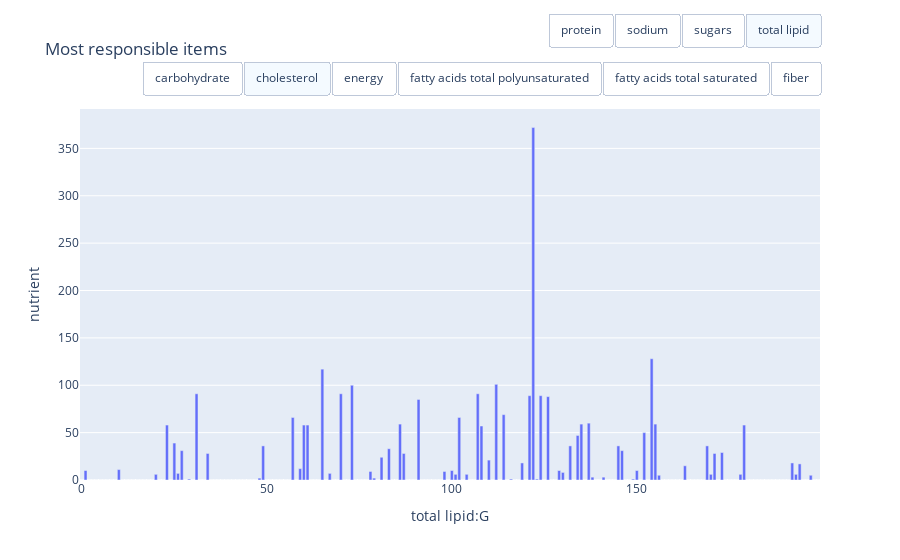

Write notebook code for a chart like this one.
### Code cell
import plotly.graph_objects as go

import pandas as pd

# Load dataset
df = pd.read_csv(
    "https://raw.githubusercontent.com/plotly/datasets/master/finance-charts-apple.csv")
df.columns = [col.replace("AAPL.", "") for col in df.columns]

# Initialize figure
fig = go.Figure()

# Add Traces
nut_bools = {}
for i,nut in enumerate(nutriments):
    k = [False] * len(nutriments)
    k[i] = True
    fig.add_trace(
        go.Bar(name='',
               y=shorter_df[nut].values,
               hoverinfo  ='text',
               hovertext = shorter_df[nut].astype(str).values + " " +nut_units.loc[nut][1]
               + '<br>' +shorter_df.dunn_name.values 
               + '<br>' + shorter_df.nut_name.values))
    nut_bools[nut] = k

fig.update_layout(
    updatemenus=[
        go.layout.Updatemenu(
            type="buttons",
            direction="right",
            active=0,
            x=1,
            y=1.13,
            buttons=list([
                dict(label= nut,
                     method="update",
                     args=[{"visible": nut_bools[nut]},
                           {"annotations": []}]) for nut in nutriments[:6]])),
       go.layout.Updatemenu(
            type="buttons",
            direction="right",
            active=0,
            x=1,
            y=1.26,
            buttons=list([
                dict(label= nut,
                     method="update",
                     args=[{"visible": nut_bools[nut]},
                           {'xaxis': {'title': nut + ':' +nut_units.loc[nut][1]}},
                           {"annotations": []}]) for nut in nutriments[6:]]))
    ])

# Set title
fig.update_layout(
    title_text="Most responsible items",
    xaxis_domain=[0.05, 1.0],
    xaxis_title="items",
    yaxis_title="nutrient"

)

fig.show()
plotly.offline.plot(fig, filename='name.html')

### Figure 1 — Plotly figure (JSON) as saved in the notebook; plotly's stock layout.template omitted (floating-point values rounded to 4 significant figures; data arrays with more than 128 entries replaced by an {"elided": "..."} marker saying what was removed)
{"data": [{"hoverinfo": "text", "hovertext": {"elided": "200 str values"}, "name": "", "type": "bar", "visible": false, "y": {"elided": "200 float values"}}, {"hoverinfo": "text", "hovertext": {"elided": "200 str values"}, "name": "", "type": "bar", "visible": true, "y": {"elided": "200 int values"}}, {"hoverinfo": "text", "hovertext": {"elided": "200 str values"}, "name": "", "type": "bar", "visible": false, "y": {"elided": "200 int values"}}, {"hoverinfo": "text", "hovertext": {"elided": "200 str values"}, "name": "", "type": "bar", "visible": false, "y": {"elided": "200 float values"}}, {"hoverinfo": "text", "hovertext": {"elided": "200 str values"}, "name": "", "type": "bar", "visible": false, "y": {"elided": "200 float values"}}, {"hoverinfo": "text", "hovertext": {"elided": "200 str values"}, "name": "", "type": "bar", "visible": false, "y": {"elided": "200 float values"}}, {"hoverinfo": "text", "hovertext": {"elided": "200 str values"}, "name": "", "type": "bar", "visible": false, "y": {"elided": "200 float values"}}, {"hoverinfo": "text", "hovertext": {"elided": "200 str values"}, "name": "", "type": "bar", "visible": false, "y": {"elided": "200 int values"}}, {"hoverinfo": "text", "hovertext": {"elided": "200 str values"}, "name": "", "type": "bar", "visible": false, "y": {"elided": "200 float values"}}, {"hoverinfo": "text", "hovertext": {"elided": "200 str values"}, "name": "", "type": "bar", "visible": false, "y": {"elided": "200 float values"}}], "layout": {"annotations": [], "autosize": true, "title": {"text": "Most responsible items"}, "updatemenus": [{"active": 1, "buttons": [{"args": [{"visible": [true, false, false, false, false, false, false, false, false, false]}, {"annotations": []}], "label": "carbohydrate", "method": "update"}, {"args": [{"visible": [false, true, false, false, false, false, false, false, false, false]}, {"annotations": []}], "label": "cholesterol", "method": "update"}, {"args": [{"visible": [false, false, true, false, false, false, false, false, false, false]}, {"annotations": []}], "label": "energy", "method": "update"}, {"args": [{"visible": [false, false, false, true, false, false, false, false, false, false]}, {"annotations": []}], "label": "fatty acids total polyunsaturated", "method": "update"}, {"args": [{"visible": [false, false, false, false, true, false, false, false, false, false]}, {"annotations": []}], "label": "fatty acids total saturated", "method": "update"}, {"args": [{"visible": [false, false, false, false, false, true, false, false, false, false]}, {"annotations": []}], "label": "fiber", "method": "update"}], "direction": "right", "type": "buttons", "x": 1, "y": 1.13}, {"active": 3, "buttons": [{"args": [{"visible": [false, false, false, false, false, false, true, false, false, false]}, {"xaxis": {"title": "protein:G"}}, {"annotations": []}], "label": "protein", "method": "update"}, {"args": [{"visible": [false, false, false, false, false, false, false, true, false, false]}, {"xaxis": {"title": "sodium:MG"}}, {"annotations": []}], "label": "sodium", "method": "update"}, {"args": [{"visible": [false, false, false, false, false, false, false, false, true, false]}, {"xaxis": {"autorange": true, "range": [-0.5, 199.5], "title": {"text": "sugars:G"}}}, {"annotations": []}], "label": "sugars", "method": "update"}, {"args": [{"visible": [false, false, false, false, false, false, false, false, false, true]}, {"xaxis": {"autorange": true, "range": [-0.5, 199.5], "title": {"text": "total lipid:G"}}}, {"annotations": []}], "label": "total lipid", "method": "update"}], "direction": "right", "type": "buttons", "x": 1, "y": 1.26}], "xaxis": {"autorange": true, "range": [-0.5, 199.5], "title": {"text": "total lipid:G"}}, "yaxis": {"autorange": true, "range": [0, 391.6], "title": {"text": "nutrient"}, "type": "linear"}}}
